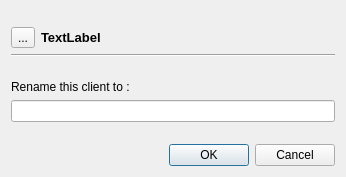
<?xml version="1.0" encoding="UTF-8"?>
<ui version="4.0">
 <class>Dialog</class>
 <widget class="QDialog" name="Dialog">
  <property name="geometry">
   <rect>
    <x>0</x>
    <y>0</y>
    <width>346</width>
    <height>177</height>
   </rect>
  </property>
  <property name="windowTitle">
   <string>Rename Client</string>
  </property>
  <layout class="QVBoxLayout" name="verticalLayout">
   <item>
    <spacer name="verticalSpacer">
     <property name="orientation">
      <enum>Qt::Vertical</enum>
     </property>
     <property name="sizeHint" stdset="0">
      <size>
       <width>20</width>
       <height>40</height>
      </size>
     </property>
    </spacer>
   </item>
   <item>
    <layout class="QHBoxLayout" name="horizontalLayout">
     <item>
      <widget class="FakeToolButton" name="toolButtonIcon">
       <property name="text">
        <string>...</string>
       </property>
       <property name="iconSize">
        <size>
         <width>48</width>
         <height>48</height>
        </size>
       </property>
      </widget>
     </item>
     <item>
      <widget class="QLabel" name="labelClientLabel">
       <property name="font">
        <font>
         <pointsize>10</pointsize>
         <weight>75</weight>
         <bold>true</bold>
        </font>
       </property>
       <property name="text">
        <string>TextLabel</string>
       </property>
      </widget>
     </item>
    </layout>
   </item>
   <item>
    <widget class="Line" name="line">
     <property name="orientation">
      <enum>Qt::Horizontal</enum>
     </property>
    </widget>
   </item>
   <item>
    <spacer name="verticalSpacer_2">
     <property name="orientation">
      <enum>Qt::Vertical</enum>
     </property>
     <property name="sizeHint" stdset="0">
      <size>
       <width>20</width>
       <height>40</height>
      </size>
     </property>
    </spacer>
   </item>
   <item>
    <widget class="QLabel" name="label_2">
     <property name="text">
      <string>Rename this client to :</string>
     </property>
    </widget>
   </item>
   <item>
    <widget class="QLineEdit" name="lineEdit"/>
   </item>
   <item>
    <spacer name="verticalSpacer_3">
     <property name="orientation">
      <enum>Qt::Vertical</enum>
     </property>
     <property name="sizeHint" stdset="0">
      <size>
       <width>20</width>
       <height>40</height>
      </size>
     </property>
    </spacer>
   </item>
   <item>
    <widget class="QDialogButtonBox" name="buttonBox">
     <property name="orientation">
      <enum>Qt::Horizontal</enum>
     </property>
     <property name="standardButtons">
      <set>QDialogButtonBox::Cancel|QDialogButtonBox::Ok</set>
     </property>
    </widget>
   </item>
  </layout>
 </widget>
 <customwidgets>
  <customwidget>
   <class>FakeToolButton</class>
   <extends>QToolButton</extends>
   <header>..surclassed_widgets</header>
  </customwidget>
 </customwidgets>
 <resources/>
 <connections>
  <connection>
   <sender>buttonBox</sender>
   <signal>accepted()</signal>
   <receiver>Dialog</receiver>
   <slot>accept()</slot>
   <hints>
    <hint type="sourcelabel">
     <x>248</x>
     <y>254</y>
    </hint>
    <hint type="destinationlabel">
     <x>157</x>
     <y>274</y>
    </hint>
   </hints>
  </connection>
  <connection>
   <sender>buttonBox</sender>
   <signal>rejected()</signal>
   <receiver>Dialog</receiver>
   <slot>reject()</slot>
   <hints>
    <hint type="sourcelabel">
     <x>316</x>
     <y>260</y>
    </hint>
    <hint type="destinationlabel">
     <x>286</x>
     <y>274</y>
    </hint>
   </hints>
  </connection>
 </connections>
</ui>
